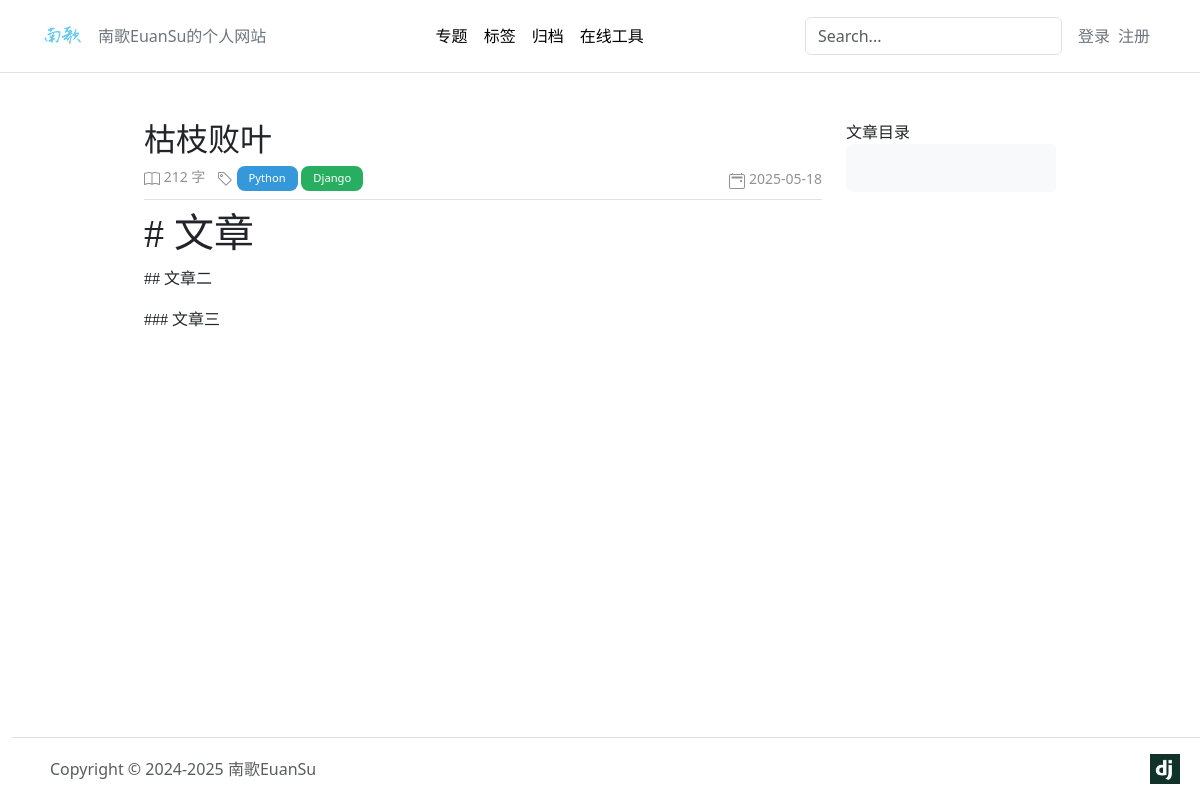
/article/detail/a5b3e8a9-6648-4994-86b3-8f67b73d2070/, run on an earlier commit of the app's database.
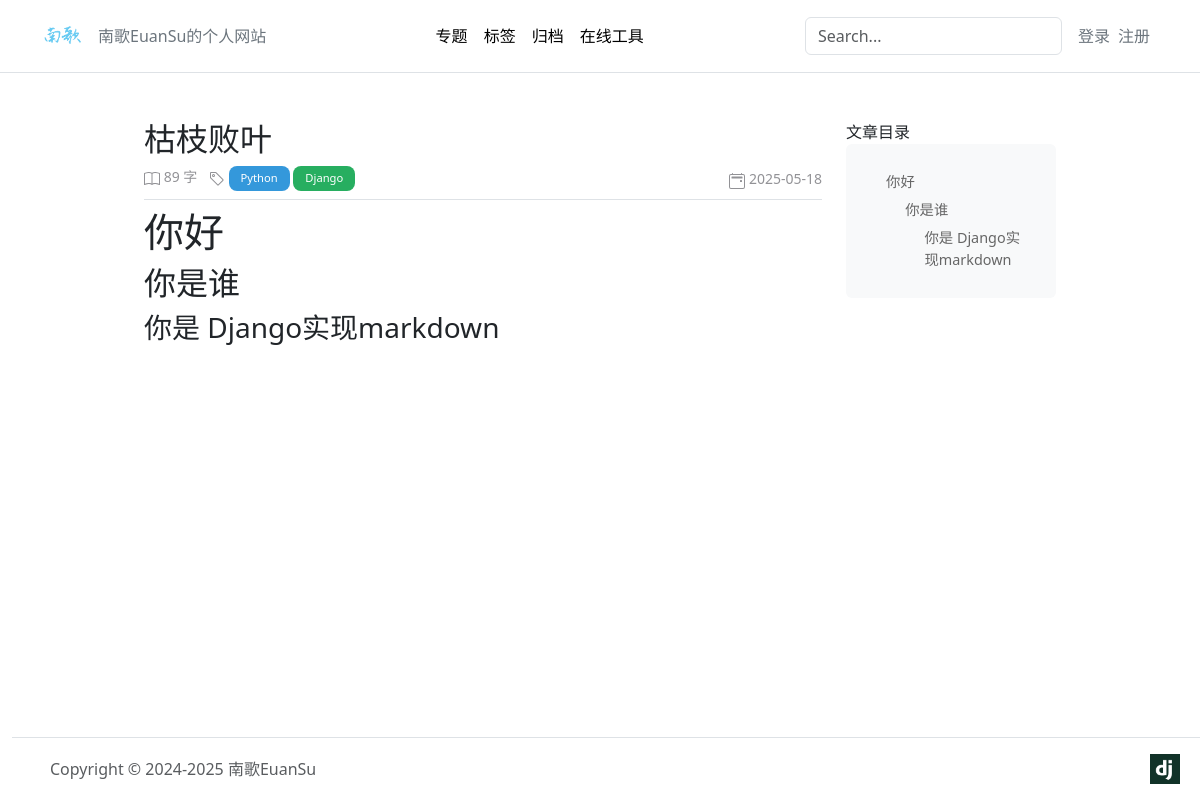
And on a later commit of the database.
### apps/article/models.py (models this page shows, shortened)
class ArticlePost(models.Model):
    uuid = models.UUIDField(primary_key=True, default=uuid.uuid4, editable=False)
    author = models.ForeignKey(settings.AUTH_USER_MODEL, on_delete=models.CASCADE)
    title = models.CharField(max_length=100)
    body = models.TextField()  # 保存 Markdown 文本
    created = models.DateTimeField(default=timezone.now)
    updated = models.DateTimeField(auto_now=True)
    is_deleted = models.BooleanField(default=False)
    category = models.ForeignKey(Category, on_delete=models.CASCADE)
    tag = models.ManyToManyField(ArticleTag, blank=True)
    class Meta:
        ordering = ('-created',)

### apps/article/views.py (the view)
# urls.py: path('detail/<uuid:id>/', views.article_detail, name='article_detail'),
def article_detail(request, id):
    article = ArticlePost.objects.get(uuid=id)
    md = markdown.Markdown(
        extensions=[
        'markdown.extensions.extra',
        'markdown.extensions.codehilite',
        'markdown.extensions.toc',
        ]
    )
    article.body = md.convert(article.body)
    tag_color = ["bg-blue", "bg-green", "bg-purple", "bg-pink", "bg-teal", "bg-gold", "bg-brown"]
    article.tags = [{"id":tag.id, "name": tag.name, "color":tag_color[index % len(tag_color)]} for index, tag in enumerate(article.tag.all())]
    context = { 'article': article, 'toc':md.toc }
    return render(request, 'article/detail.html', context)

### DjangoBlog/context_processors.py (called while the page is built)
def site_settings(request):
    return {
        'SITE_NAME': settings.SITE_NAME,
    }

### templates/article/detail.html (shortened to what this page needs)
{% extends "base.html" %}
{% load static %}
{% block content %}
<div class="container gx-5 mt-5 mx-auto" style="max-width: 80%;">
  <div class="row">
    <div class="col-9">
        <h2 class="fw-normal" style="text-align: left">{{ article.title }}</h2>
        <div class="article-info">
          <div class="left">
            {{ article.body|length }} 字
              <div class="tag-container">
                {% for tag in article.tags %}
                <a href="{% url 'article:article_tag_detail' tag.id %}" class="text-decoration-none text-dark">
                  <button type="button" class="tag-btn {{tag.color}}">{{ tag.name }}</button>
                </a>
               {% endfor %}
              </div>
            </div>
          <div class="right">
            {{ article.created|date:"Y-m-d" }}
          </div>
        </div>
        <div class="border-bottom border-1 my-2"></div>
        <div class="article-content">
          {{ article.body|safe }}
        </div>
    </div>
    <div class="col-3">
      {% if toc %}
          文章目录
          <div class="card border-0 bg-light">
            <div class="card-body p-4">
                <div class="toc-content">
                    {{ toc|safe }}
                </div>
            </div>
        </div>
       {% endif %}
    </div>
  </div>
</div>
{% endblock content %}

What changed in the data, as far as the page shows it:
changed ArticlePost "枯枝败叶": body|length "212" → "89"; body "# 文章 ## 文章二 ### 文章三" → "你好 你是谁 你是 Django实现markdown"
Also different on the page:
{{ toc|safe }}: (not shown) → "你好 你是谁 你是 Django实现markdown"
